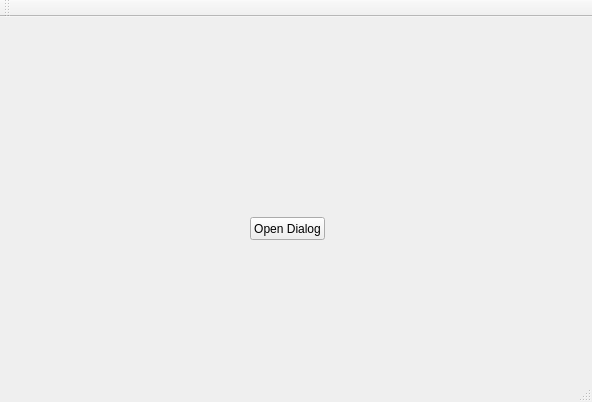
<?xml version="1.0" encoding="UTF-8"?>
<ui version="4.0">
 <class>MainWindow</class>
 <widget class="QMainWindow" name="MainWindow">
  <property name="geometry">
   <rect>
    <x>0</x>
    <y>0</y>
    <width>592</width>
    <height>402</height>
   </rect>
  </property>
  <property name="windowTitle">
   <string>MainWindow</string>
  </property>
  <widget class="QWidget" name="centralWidget">
   <widget class="QPushButton" name="pushButton">
    <property name="geometry">
     <rect>
      <x>250</x>
      <y>200</y>
      <width>75</width>
      <height>23</height>
     </rect>
    </property>
    <property name="text">
     <string>Open Dialog</string>
    </property>
   </widget>
  </widget>
  <widget class="QMenuBar" name="menuBar">
   <property name="geometry">
    <rect>
     <x>0</x>
     <y>0</y>
     <width>592</width>
     <height>21</height>
    </rect>
   </property>
  </widget>
  <widget class="QToolBar" name="mainToolBar">
   <attribute name="toolBarArea">
    <enum>TopToolBarArea</enum>
   </attribute>
   <attribute name="toolBarBreak">
    <bool>false</bool>
   </attribute>
  </widget>
  <widget class="QStatusBar" name="statusBar"/>
 </widget>
 <layoutdefault spacing="6" margin="11"/>
 <resources/>
 <connections/>
</ui>
